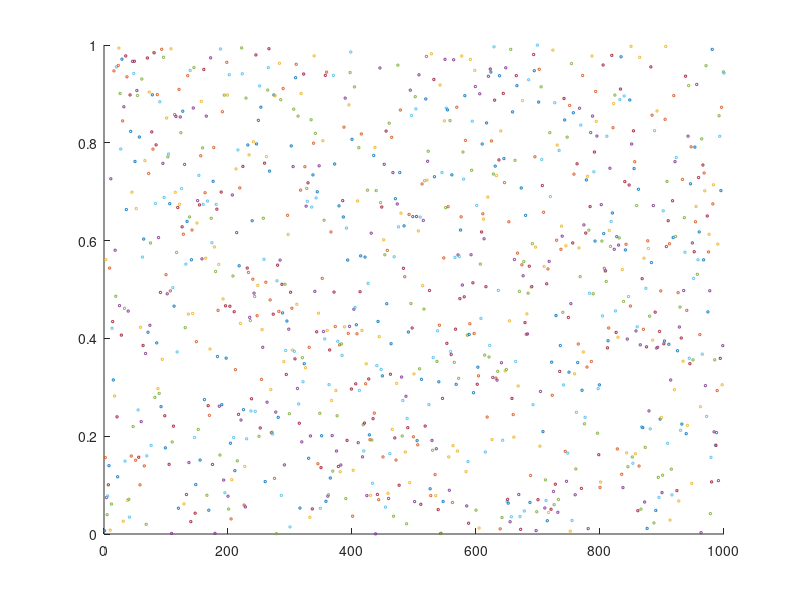

Write the MATLAB code that produced this figure. (Note: this script raises an error after producing the figure.)
N = 10000;
means = zeros(1,N);
stds = zeros(1,N);

randdist = rand(1,1000);
figure
hold on
for i = 1:1000
    scatter(i,randdist(i),3)
    
end
yline(0.5, 'b', '\mu','LabelHorizontalAlignment', 'left', 'LineWidth', 1.5,'FontSize', 12, 'FontWeight', 'bold')
yline(mean(randdist), '--r', 'sample mean', 'LineWidth', 1.3,'FontSize', 12, 'FontWeight', 'bold')
yline(0.289, 'b', '\sigma','LabelHorizontalAlignment', 'left', 'LineWidth', 1.5,'FontSize', 12, 'FontWeight', 'bold')
yline(std(randdist), '--r', 'sample standard deviation', 'LineWidth', 1.3,'FontSize', 12, 'FontWeight', 'bold')
title("1000 samples of rand, x=U(0,1)")
xlabel("sample(n)",'FontSize', 12, 'FontWeight', 'bold')
ylabel("x",'FontSize', 12, 'FontWeight', 'bold')
ylim([-0.3, 1.3])
hold off

for i=0:N
    randdist = zeros(1, 1000);
    for j=0:999
        randdist(j+1) = rand;
    end
    means(i+1) = mean(randdist);
    stds(i+1) = std(randdist);
end


figure
hold on
xline(mean(means), '--r', '\hat{\mu}', 'LineWidth', 2,'FontSize', 12, 'FontWeight', 'bold')
xline(mean(means), '--r', '\hat{\mu}', 'LineWidth', 2,'FontSize', 12, 'FontWeight', 'bold')
histogram(means, 30)

hold off

figure
hold on
histogram(stds, 30)
xline(mean(stds), '--r', '\hat{\sigma}', 'LineWidth', 2,'FontSize', 12, 'FontWeight', 'bold')
hold off
std(stds)
std(means)